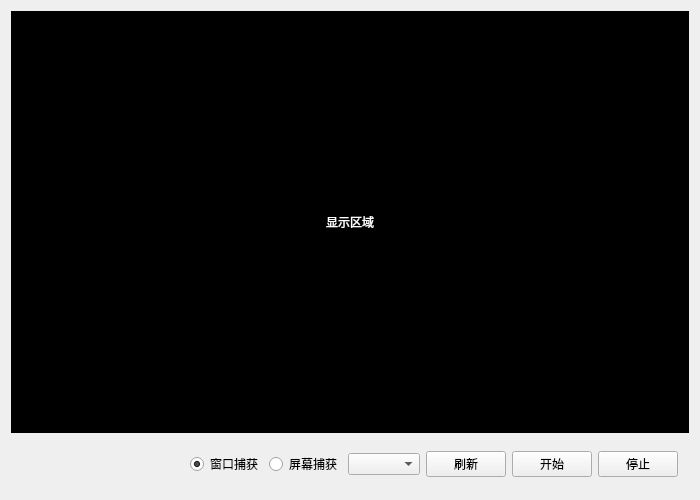
<?xml version="1.0" encoding="UTF-8"?>
<ui version="4.0">
 <class>Widget</class>
 <widget class="QWidget" name="Widget">
  <property name="geometry">
   <rect>
    <x>0</x>
    <y>0</y>
    <width>700</width>
    <height>500</height>
   </rect>
  </property>
  <property name="minimumSize">
   <size>
    <width>700</width>
    <height>500</height>
   </size>
  </property>
  <property name="windowTitle">
   <string>Widget</string>
  </property>
  <layout class="QVBoxLayout" name="verticalLayout">
   <item>
    <widget class="QLabel" name="imageLabel">
     <property name="styleSheet">
      <string notr="true">background-color: rgb(0, 0, 0);
color: rgb(255, 255, 255);</string>
     </property>
     <property name="frameShape">
      <enum>QFrame::NoFrame</enum>
     </property>
     <property name="frameShadow">
      <enum>QFrame::Plain</enum>
     </property>
     <property name="text">
      <string>显示区域</string>
     </property>
     <property name="alignment">
      <set>Qt::AlignCenter</set>
     </property>
    </widget>
   </item>
   <item>
    <widget class="QWidget" name="widget" native="true">
     <property name="minimumSize">
      <size>
       <width>0</width>
       <height>50</height>
      </size>
     </property>
     <property name="maximumSize">
      <size>
       <width>16777215</width>
       <height>50</height>
      </size>
     </property>
     <layout class="QHBoxLayout" name="horizontalLayout">
      <item>
       <spacer name="horizontalSpacer">
        <property name="orientation">
         <enum>Qt::Horizontal</enum>
        </property>
        <property name="sizeHint" stdset="0">
         <size>
          <width>40</width>
          <height>20</height>
         </size>
        </property>
       </spacer>
      </item>
      <item>
       <widget class="QRadioButton" name="windowRadio">
        <property name="text">
         <string>窗口捕获</string>
        </property>
        <property name="checked">
         <bool>true</bool>
        </property>
       </widget>
      </item>
      <item>
       <widget class="QRadioButton" name="screenRadio">
        <property name="text">
         <string>屏幕捕获</string>
        </property>
       </widget>
      </item>
      <item>
       <widget class="QComboBox" name="sourceListComBox"/>
      </item>
      <item>
       <widget class="QPushButton" name="getWindowsBtn">
        <property name="text">
         <string>刷新</string>
        </property>
       </widget>
      </item>
      <item>
       <widget class="QPushButton" name="startCaptureBtn">
        <property name="text">
         <string>开始</string>
        </property>
       </widget>
      </item>
      <item>
       <widget class="QPushButton" name="stopCaptureBtn">
        <property name="text">
         <string>停止</string>
        </property>
       </widget>
      </item>
     </layout>
    </widget>
   </item>
  </layout>
 </widget>
 <layoutdefault spacing="6" margin="11"/>
 <resources/>
 <connections/>
</ui>
